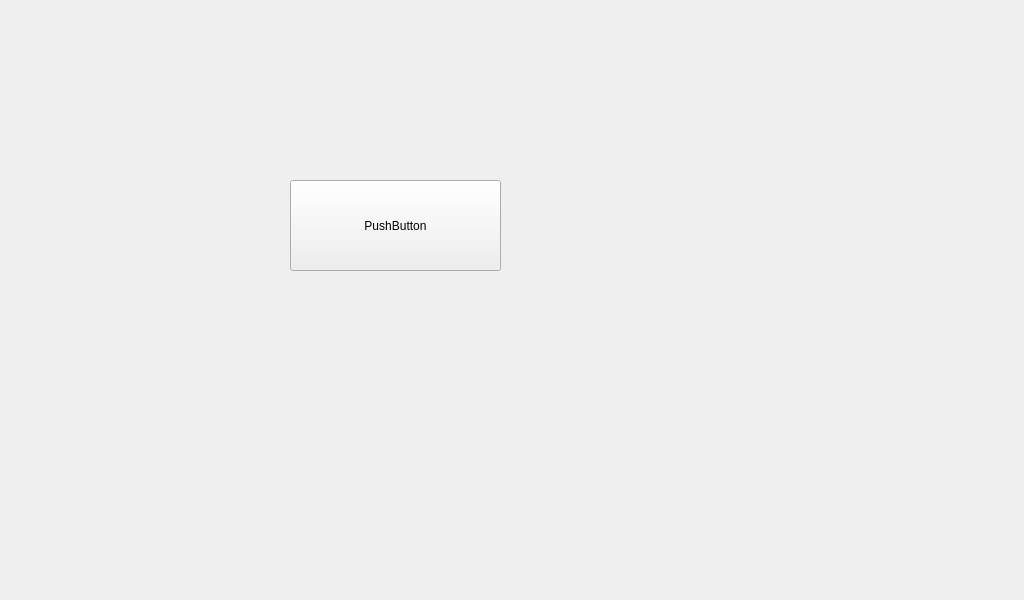
<?xml version="1.0" encoding="UTF-8"?>
<ui version="4.0">
 <class>MainWindow</class>
 <widget class="QMainWindow" name="MainWindow">
  <property name="geometry">
   <rect>
    <x>0</x>
    <y>0</y>
    <width>1024</width>
    <height>600</height>
   </rect>
  </property>
  <property name="windowTitle">
   <string>MainWindow</string>
  </property>
  <widget class="QWidget" name="centralwidget">
   <widget class="QPushButton" name="pushButton">
    <property name="geometry">
     <rect>
      <x>290</x>
      <y>180</y>
      <width>211</width>
      <height>91</height>
     </rect>
    </property>
    <property name="text">
     <string>PushButton</string>
    </property>
   </widget>
  </widget>
 </widget>
 <resources/>
 <connections/>
</ui>
